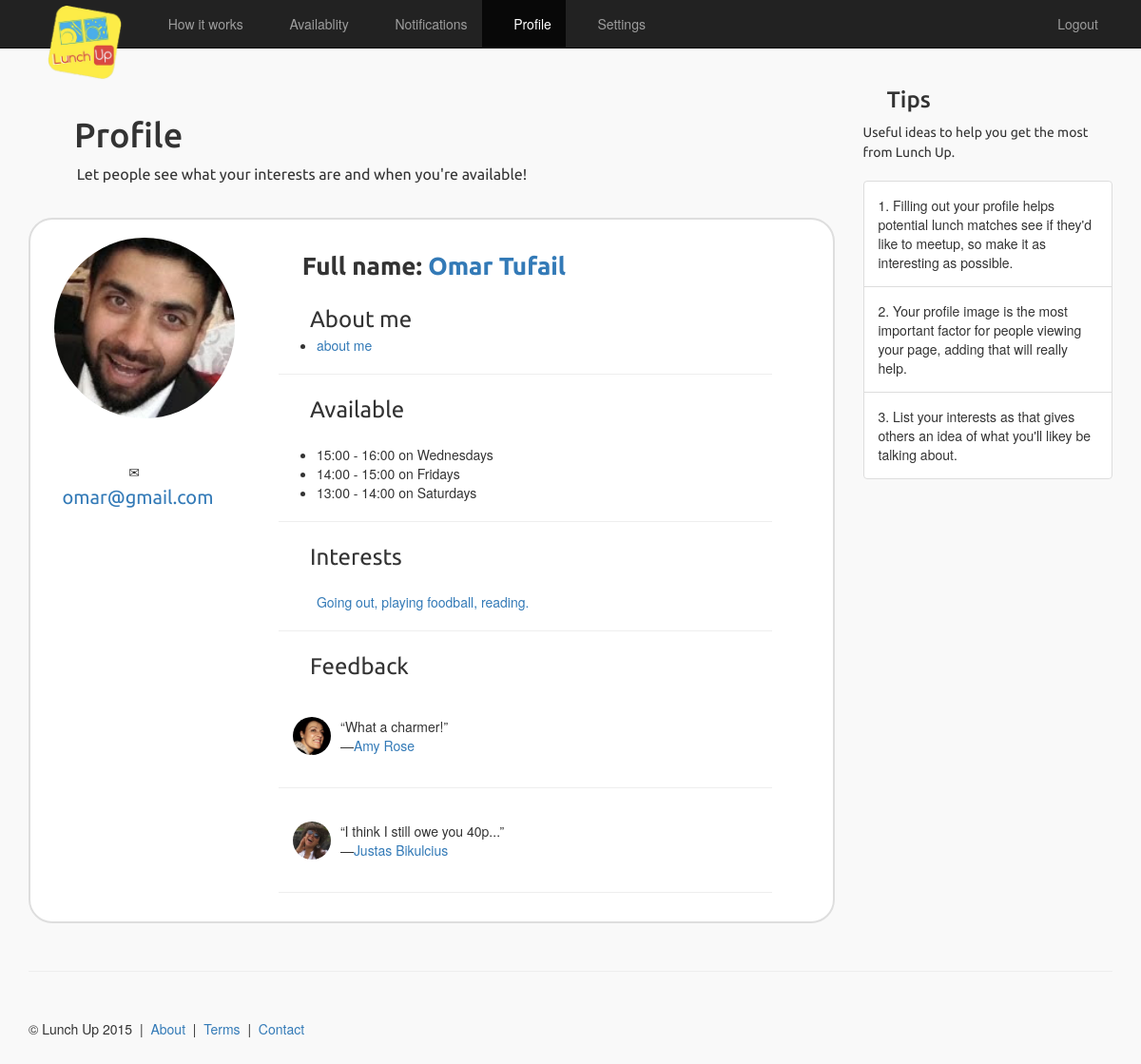
Page /profile/ (signed in) on the committed database.
### main/models.py (models this page shows)
class UserProfile(models.Model):
    user = models.OneToOneField(User)
    fullName = models.CharField(max_length=64)
    publicEmail = models.EmailField()
    availability = models.ManyToManyField(TimeInterval)
    interests = models.CharField(max_length=250)
    university = models.ForeignKey(University, blank=True, null=True)
    about = models.TextField(max_length=6000)
    picture = models.ImageField(upload_to='profile_images', blank=True)

class TimeInterval(models.Model):
    time = models.PositiveSmallIntegerField()
    day = models.CharField(max_length=10)

class Feedback(models.Model):
    content = models.CharField(max_length=6000)
    recipient = models.ForeignKey(UserProfile, related_name='feedback_recipient')
    author = models.ForeignKey(UserProfile, related_name='feedback_author')
    class Meta:
        verbose_name_plural = "feedback"

### main/views.py (the view, shortened to what this page needs)
# urls.py: url(r'^profile/$', views.profile, name='myprofile'),
@login_required
def profile(request, user_id=None):
    if user_id is not None:
        context_dict = {'user': User.objects.get(id=user_id)}
    else:
        context_dict = {'user': User.objects.get(id=request.user.id)}
    try:
        context_dict['profile'] = UserProfile.objects.get(user=context_dict['user'])
        context_dict['feedback'] = Feedback.objects.filter(recipient=context_dict['profile']).all()
    except:
        context_dict['profile'] = None
    if user_id is None or user_id == request.user.id:
        context_dict['myprofile'] = True
    else:
        context_dict['myprofile'] = None
    return render(request, 'registration/profile.html', context_dict)

### templates/registration/profile.html (shortened to what this page needs)
{% extends "base.html" %}
{% load staticfiles %}
{% block body_block %}
    <div class="row row-offcanvas row-offcanvas-right">
        <div class="col-xs-12 col-sm-9">
            <div class="jumbotron_two">
                <h1><span class="glyphicon glyphicon-user" aria-hidden="true"></span> <span
                        class="font_styled">Profile</span></h1>
                <p style="font-size:16px;" class="font_styled">&nbsp;&nbsp;&nbsp;&nbsp;&nbsp;&nbsp;&nbsp;&nbsp;&nbsp;&nbsp;&nbsp;Let people see what your interests are and when you're available!</p>
            </div>
            <div class="row" style="padding:15px;">
                <div class="col-md-12"
                     style="border: 2px solid; border-radius: 25px; border-color: #dedede; margin-bottom:15px; padding:10px; background-color:#ffffff;">
                    <div class="col-md-3 text-center" style="margin:9px 30px 0 0;" style="background-color:#0000ff;">
                        {% if myprofile != None %}
                            <a href="{% url 'upload_picture' %}">
                        {% endif %}
                        {% if profile.picture %}
                            <img src="{{ profile.picture.url }}" width="190" class="img-circle">
                        {% else %}
                            <img src="{% static 'images/profile.jpg' %}" width="190" class="img-circle">
                        {% endif %}
                        {% if myprofile != None %}
                            </a>
                        {% endif %}
                        <br/><br/><br/>
                        <span class="glyphicon glyphicon-envelope" aria-hidden="true"></span>&nbsp;&nbsp;<span
                            style="font-size:20px;" class="font_styled">
                        {% if myprofile != None %}
                        <a href="#" id="publicEmail" data-type="text"
                                                                           data-pk="{{ profile.id }}"
                                                                           data-url="/edit_profile/"
                                                                           data-title="Enter your public email">{{ profile.publicEmail }}</a></span>
                    {% else %}
                        <a href="mailto:{{ profile.publicEmail }}">Email me!</a>
                    {% endif %}
                    </div>
                    <div class="col-md-8">
                        <br/>
                        {% if myprofile != None %}
                            <span style="font-size:26px; font-weight:bold;" class="font_styled">&nbsp;&nbsp;&nbsp;&nbsp;Full name: <a
                                    href="#" id="fullName" data-type="text" data-pk="{{ profile.id }}"
                                    data-url="/edit_profile/"
                                    data-title="Enter your full name">{{ profile.fullName }}</a></span>
                        {% else %}
                            <span style="font-size:26px; font-weight:bold;"
                                  class="font_styled">&nbsp;&nbsp;&nbsp;&nbsp;{{ profile.fullName }}</span>
                        {% endif %}
                        <br/><br/>
                        <span class="glyphicon glyphicon-edit" aria-hidden="true"></span><span style="font-size:24px;"
                                                                                               class="font_styled">&nbsp;&nbsp;&nbsp;&nbsp;About me</span>
                        <ul>
                            <li>
                                {% if myprofile != None %}
                                    <a href="#" id="about" data-type="textarea" data-pk="{{ profile.id }}"
                                       data-url="/edit_profile/"
                                       data-title="Tell us something about yourself">{{ profile.about }}</a>
                                {% else %}
                                    {{ profile.about }}
                                {% endif %}
                            </li>
                        </ul>
                        <hr/>
                        <span class="glyphicon glyphicon-time" aria-hidden="true"></span><span style="font-size:24px;"
                                                                                               class="font_styled">&nbsp;&nbsp;&nbsp;&nbsp;Available</span>
                        <br/><br/>
                        <ul>
                            {% if profile.availability %}
                                {% for timeint in profile.availability.all %}
                                    <li>{{ timeint.time }}:00 - {{ timeint.time|add:1 }}:00 on {{ timeint.day }}s</li>
                                {% endfor %}
                            {% endif %}
                        </ul>
                        <hr/>
                        <span class="glyphicon glyphicon-list" aria-hidden="true"></span><span style="font-size:24px;"
                                                                                               class="font_styled">&nbsp;&nbsp;&nbsp;&nbsp;Interests</span>
                        <br/><br/>
                        <ul>
                                {% if myprofile != None %}
                                    <a href="#" id="interests" data-type="textarea" data-pk="{{ profile.id }}"
                                       data-url="/edit_profile/"
                                       data-title="List your interests">{{ profile.interests }}</a>
                                {% else %}
                                    {{ profile.interests }}
                                {% endif %}
                        </ul>
                        <hr/>
                        <span class="glyphicon glyphicon-comment" aria-hidden="true"></span><span
                            style="font-size:24px;" class="font_styled">&nbsp;&nbsp;&nbsp;&nbsp;Feedback</span>
                        <br/><br/>
                        {% if feedback %}
                            {% for entry in feedback %}
                            <span href="#" class="list-group-item" style="padding:15px; border:0px;">
                                {% if entry.author.picture %}
                                <img src="{{ entry.author.picture.url }}" width="40" class="img-circle" style="float:left; margin-right:10px;"/>
                                {% else %}
                                <img src="{% static 'images/profile.jpg' %}" width="40" class="img-circle" style="float:left; margin-right:10px;"/>
                                {% endif %}
                                &ldquo;{{ entry.content }}&rdquo;<br/>&mdash;<a
                                href="/profile/{{ entry.author.user.id }}">{{ entry.author.fullName }}</a></span>
                            <hr/>
                            {% endfor %}
                        {% else %}
                            <h3>No feedback yet.</h3>
                        {% endif %}
                    </div>
                </div>
            </div>
        </div>
        <div class="col-xs-6 col-sm-3 sidebar-offcanvas" id="sidebar">
            <h3><span class="glyphicon glyphicon-check" aria-hidden="true"></span> <span class="font_styled">Tips</span>
            </h3><span class="font_styled">Useful ideas to help you get the most from Lunch Up.</span><br/><br/>
            <div class="list-group">
                <span href="#" class="list-group-item" style="padding:15px;">1. Filling out your profile helps potential lunch matches see if they'd like to meetup, so make it as interesting as possible.</span>
                <span href="#" class="list-group-item" style="padding:15px;">2. Your profile image is the most important factor for people viewing your page, adding that will really help.</span>
                <span href="#" class="list-group-item" style="padding:15px;">3. List your interests as that gives others an idea of what you'll likey be talking about.</span>
            </div>
        </div>
    </div>
    <hr>
{% endblock %}

### static/_css/custom.css (style rules this page uses)
body { background-color: #f9f9f9; }
.jumbotron_two { margin-top:20px; padding:10px; }
.font_styled { font-family: 'Ubuntu'; }

### rows in the picture
UserProfile: picture (picture), publicEmail "omar@gmail.com", fullName "Omar Tufail", about "about me", interests "Going out, playing foodball, reading."
TimeInterval: time "15", time|add "16", day "Wednesday"
TimeInterval: time "14", time|add "15", day "Friday"
TimeInterval: time "13", time|add "14", day "Saturday"
Feedback: author.picture (picture), content "What a charmer!", author.fullName "Amy Rose"
Feedback: author.picture (picture), content "I think I still owe you 40p...", author.fullName "Justas Bikulcius"
